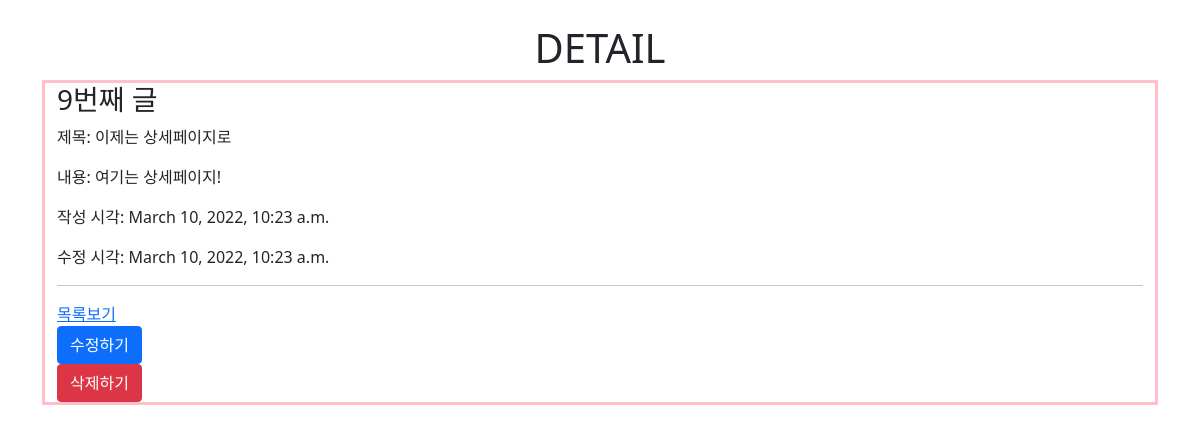
/articles/9/, run on the app's committed database.
### articles/models.py (models this page shows, shortened)
class Article(models.Model):
    title = models.CharField(max_length=30)
    content = models.TextField()
    created_at = models.DateTimeField(auto_now_add=True)
    updated_at = models.DateTimeField(auto_now=True)

### articles/views.py (the view)
# urls.py: path('<int:pk>/', views.detail, name="detail"),
def detail(request, pk):
    article = Article.objects.get(pk=pk)
    context = {
        'article': article
    }
    return render(request, 'articles/detail.html', context)

### articles/templates/articles/detail.html (shortened to what this page needs)
{% extends 'base.html' %}
{% block title %}
<h1 class="text-center">DETAIL</h1>
{% endblock title %}
{% block content %}
<h3>{{ article.id }}번째 글</h3>
<p>제목: {{ article.title }}</p>
<p>내용: {{ article.content }}</p>
<p>작성 시각: {{ article.created_at }}</p>
<p>수정 시각: {{ article.updated_at }}</p>
<hr>
<a href="{% url 'articles:index' %}">목록보기</a><br>
<a href="{% url 'articles:edit' article.pk %}" class="btn btn-primary">수정하기</a>
<form action="{% url 'articles:delete' article.pk %}" method="POST">
  <button class="btn btn-danger">삭제하기</button>
</form>
{% endblock content %}

### data on the page
Article: id "9", title "이제는 상세페이지로", content "여기는 상세페이지!", created_at "March 10, 2022, 10:23 a.m.", updated_at "March 10, 2022, 10:23 a.m."
